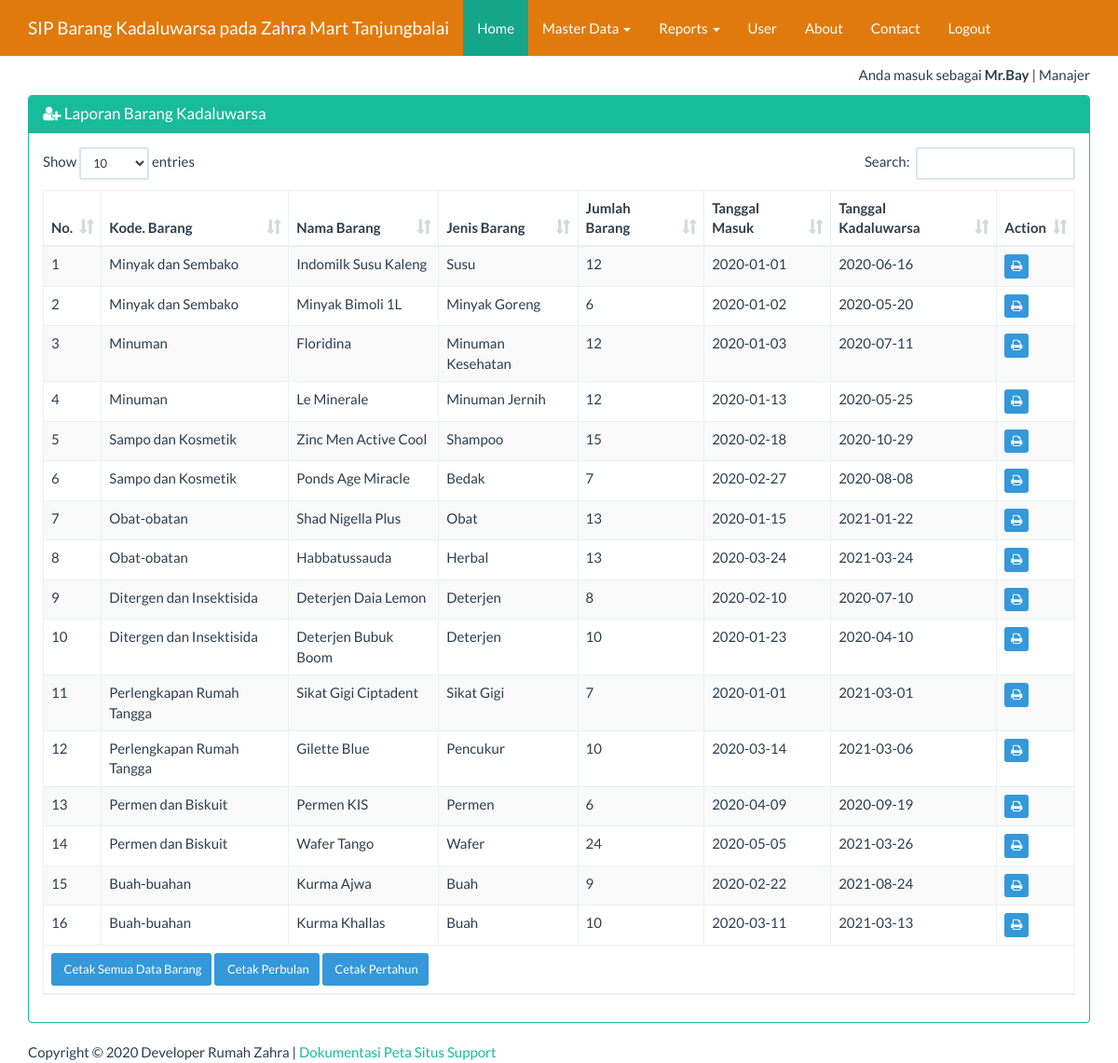
The app's page /index_admin.php?page=barang&actions=report (signed in) with its own data.
### tables this page shows
CREATE TABLE `tbl_barang` (
  `id` int(11) NOT NULL,
  `kode_barang` varchar(50) NOT NULL,
  `nama_barang` varchar(100) NOT NULL,
  `jenis_barang` varchar(100) NOT NULL,
  `jumlah_barang` int(10) NOT NULL,
  `tgl_masuk` date NOT NULL,
  `tgl_kadaluwarsa` date NOT NULL,
  `barcode` varchar(50) NOT NULL,
  `supplier` varchar(50) NOT NULL,
  `harga_beli` int(11) NOT NULL,
  `harga_jual` int(11) NOT NULL,
  `harga_member` varchar(11) NOT NULL
);

### views/barang_report.php (the view, shortened to what this page needs)
<div class="container">
    <div class="row">
        <div class="col-xs-12">
            <div class="panel panel-success">
                <div class="panel-heading">
                    <h3 class="panel-title"><span class="fa fa-user-plus"></span> Laporan Barang Kadaluwarsa</h3>
                </div>
                <div class="panel-body">
                    <table id="dtskripsi" class="table table-bordered table-striped table-hover">
                        <thead>
                            <tr>
                                <th>No. </th><th>Kode. Barang</th><th>Nama Barang</th><th>Jenis Barang</th><th>Jumlah Barang</th><th>Tanggal Masuk</th><th>Tanggal Kadaluwarsa</th><th>Action</th>
                            </tr>
                        </thead>
                        <tbody>
                            <?php
                            $sql = "SELECT * FROM tbl_barang";
                            $query = mysqli_query($koneksi, $sql) or die("SQL Anda Salah");
                            $nomor = 0;
                            while ($data = mysqli_fetch_array($query)) {
                                $nomor++;
                                ?>
                                <tr>
                                    <td><?= $nomor ?></td>
                                    <td><?= $data['kode_barang'] ?></td>
                                    <td><?= $data['nama_barang'] ?></td>
                                    <td><?= $data['jenis_barang'] ?></td>
                                    <td><?= $data['jumlah_barang'] ?></td>
                                    <td><?= $data['tgl_masuk'] ?></td>
                                    <td><?= $data['tgl_kadaluwarsa'] ?></td>
                                    <td>
                                        <a href="report/barang_satu.php?id=<?= $data ['id'] ?>" target= "_blank" class="btn btn-info btn-xs">
                                            <span class="fa fa-print"></span>
                                        </a>
                                    </td>
                                </tr>
                            <?php } ?>
                        </tbody>
                        <tfoot>
                            <tr>
                                <td colspan="9">
                                    <a href="report/barang_semua.php" target="_blank" class="btn btn-info btn-sm">
                                        <span class="fa fa_print"></span> Cetak Semua Data Barang
                                    </a>
                                    <a href="#cetak_perbulan" class="btn btn-info btn-sm">
                                        <span class="fa fa_print"></span> Cetak Perbulan
                                    </a>
                                    <a href="#cetak_pertahun" class="btn btn-info btn-sm">
                                        <span class="fa fa_print"></span> Cetak Pertahun
                                    </a>
                                </td>
                            </tr>
                        </tfoot>
                    </table>
                </div>
            </div>
        </div>
    </div>
</div>

### index_admin.php (style rules this page uses)
body { margin-top:70px; }

### records on screen
tbl_barang: kode_barang "Minyak dan Sembako", nama_barang "Indomilk Susu Kaleng", jenis_barang "Susu", jumlah_barang "12", tgl_masuk "2020-01-01", tgl_kadaluwarsa "2020-06-16"
tbl_barang: kode_barang "Minyak dan Sembako", nama_barang "Minyak Bimoli 1L", jenis_barang "Minyak Goreng", jumlah_barang "6", tgl_masuk "2020-01-02", tgl_kadaluwarsa "2020-05-20"
tbl_barang: kode_barang "Minuman", nama_barang "Floridina", jenis_barang "Minuman Kesehatan", jumlah_barang "12", tgl_masuk "2020-01-03", tgl_kadaluwarsa "2020-07-11"
tbl_barang: kode_barang "Minuman", nama_barang "Le Minerale", jenis_barang "Minuman Jernih", jumlah_barang "12", tgl_masuk "2020-01-13", tgl_kadaluwarsa "2020-05-25"
tbl_barang: kode_barang "Sampo dan Kosmetik", nama_barang "Zinc Men Active Cool", jenis_barang "Shampoo", jumlah_barang "15", tgl_masuk "2020-02-18", tgl_kadaluwarsa "2020-10-29"
tbl_barang: kode_barang "Sampo dan Kosmetik", nama_barang "Ponds Age Miracle", jenis_barang "Bedak", jumlah_barang "7", tgl_masuk "2020-02-27", tgl_kadaluwarsa "2020-08-08"
tbl_barang: kode_barang "Obat-obatan", nama_barang "Shad Nigella Plus", jenis_barang "Obat", jumlah_barang "13", tgl_masuk "2020-01-15", tgl_kadaluwarsa "2021-01-22"
tbl_barang: kode_barang "Obat-obatan", nama_barang "Habbatussauda", jenis_barang "Herbal", jumlah_barang "13", tgl_masuk "2020-03-24", tgl_kadaluwarsa "2021-03-24"
tbl_barang: kode_barang "Ditergen dan Insektisida", nama_barang "Deterjen Daia Lemon", jenis_barang "Deterjen", jumlah_barang "8", tgl_masuk "2020-02-10", tgl_kadaluwarsa "2020-07-10"
tbl_barang: kode_barang "Ditergen dan Insektisida", nama_barang "Deterjen Bubuk Boom", jenis_barang "Deterjen", jumlah_barang "10", tgl_masuk "2020-01-23", tgl_kadaluwarsa "2020-04-10"
tbl_barang: kode_barang "Perlengkapan Rumah Tangga", nama_barang "Sikat Gigi Ciptadent", jenis_barang "Sikat Gigi", jumlah_barang "7", tgl_masuk "2020-01-01", tgl_kadaluwarsa "2021-03-01"
tbl_barang: kode_barang "Perlengkapan Rumah Tangga", nama_barang "Gilette Blue", jenis_barang "Pencukur", jumlah_barang "10", tgl_masuk "2020-03-14", tgl_kadaluwarsa "2021-03-06"
tbl_barang: kode_barang "Permen dan Biskuit", nama_barang "Permen KIS", jenis_barang "Permen", jumlah_barang "6", tgl_masuk "2020-04-09", tgl_kadaluwarsa "2020-09-19"
tbl_barang: kode_barang "Permen dan Biskuit", nama_barang "Wafer Tango", jenis_barang "Wafer", jumlah_barang "24", tgl_masuk "2020-05-05", tgl_kadaluwarsa "2021-03-26"
tbl_barang: kode_barang "Buah-buahan", nama_barang "Kurma Ajwa", jenis_barang "Buah", jumlah_barang "9", tgl_masuk "2020-02-22", tgl_kadaluwarsa "2021-08-24"
tbl_barang: kode_barang "Buah-buahan", nama_barang "Kurma Khallas", jenis_barang "Buah", jumlah_barang "10", tgl_masuk "2020-03-11", tgl_kadaluwarsa "2021-03-13"

### other values on screen
$_SESSION['username'] "Mr.Bay"
$_SESSION['ket'] "Manajer"
